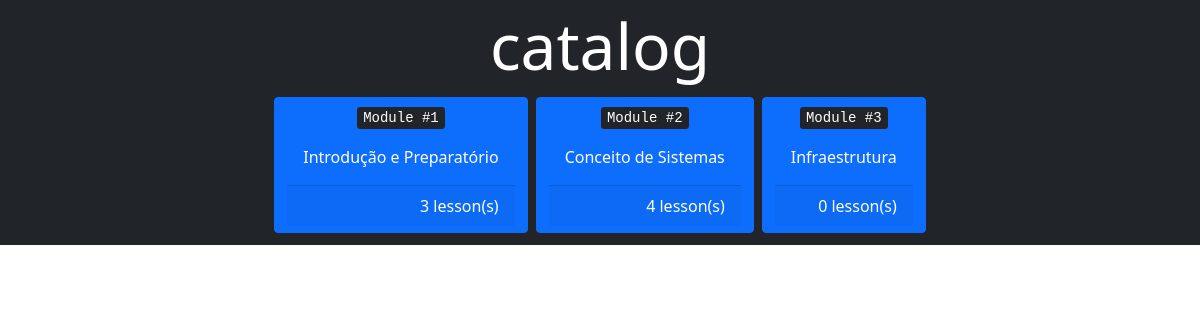
The app's page /, older data.
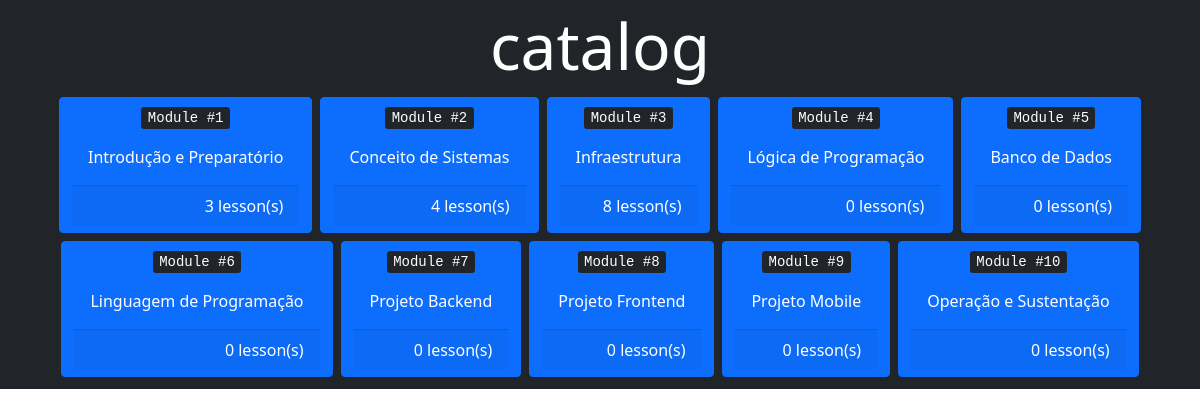
The same page, newer data.
### modules/models.py (models this page shows, shortened)
class Module(models.Model):
    name = models.CharField(max_length=64)

### modules/views.py (the view)
# urls.py: path("", views.index, name="index"),
def index(request):
    return render(request, "modules/index.html", {
        "modules": Module.objects.all().order_by("id")
    })

### modules/templates/modules/index.html (shortened to what this page needs)
{% extends "modules/layout.html" %}
{% block body %}
<div class="jumbotron bg-dark p-2">
  <h3 class="display-3 text-center text-white">catalog</h3>
  <div class="d-flex flex-wrap justify-content-center">
    {% for module in modules %}
    <div class="card bg-dark border-0">
      <card class="btn btn-primary m-1" data-section="{{ module.id }}">
        <kbd>Module #{{ module.id }}</kbd>
        <div class="card-body">
          {{ module.name }}
        </div>
        <div class="card-footer text-end bg-muted">
          {{ module.lessons.all | length }} lesson(s)
        </div>
      </card>
    </div>
    {% endfor %}
  </div>
</div>
{% endblock %}

### modules/templates/modules/layout.html (shortened to what this page needs)
<!DOCTYPE html>
<html lang="en">
<head>
    <link href="https://cdn.jsdelivr.net/npm/bootstrap@5.1.3/dist/css/bootstrap.min.css" rel="stylesheet">
</head>
<body>
    <div>
    {% block body %}
    {% endblock %}
</div>
</body>
</html>

### modules/templates/modules/layout.html (style rules this page uses)
html { overflow-y:scroll; }

Row changes from the older to the newer data that the page shows:
computed for Module "Infraestrutura": lessons.all|length "0" → "8"
added Module: id "4", name "Lógica de Programação", lessons.all|length "0"
added Module: id "5", name "Banco de Dados", lessons.all|length "0"
added Module: id "6", name "Linguagem de Programação", lessons.all|length "0"
added Module: id "7", name "Projeto Backend", lessons.all|length "0"
added Module: id "8", name "Projeto Frontend", lessons.all|length "0"
added Module: id "9", name "Projeto Mobile", lessons.all|length "0"
added Module: id "10", name "Operação e Sustentação", lessons.all|length "0"
